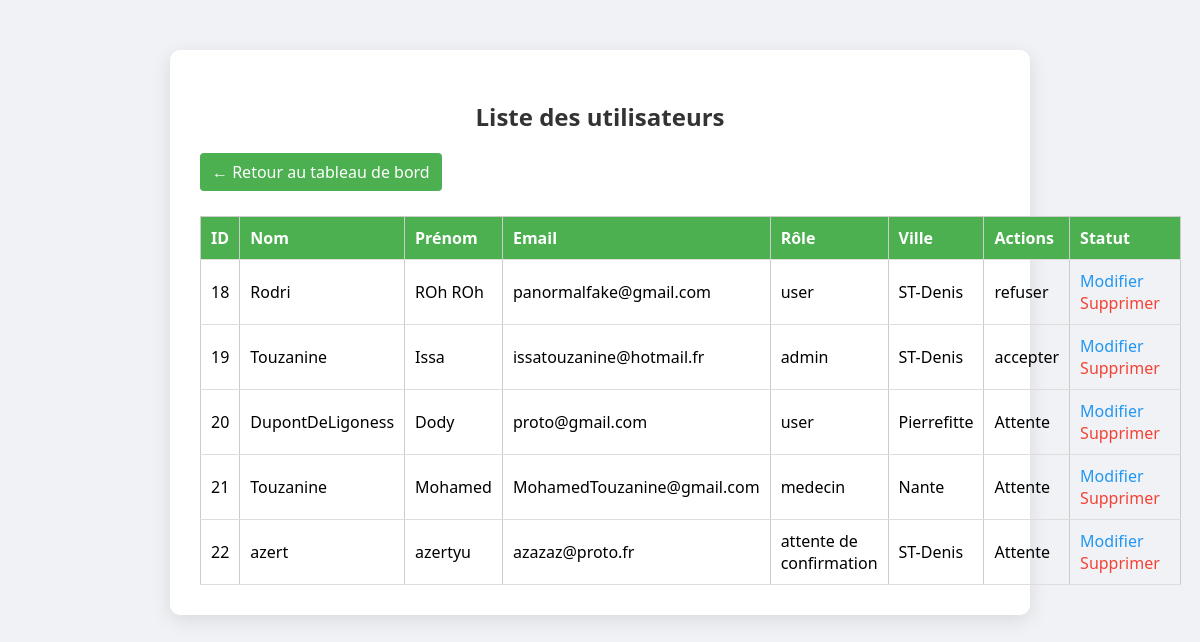
The page /src/vue/ListeUtilisateurs.php (signed in) on the database as committed earlier.
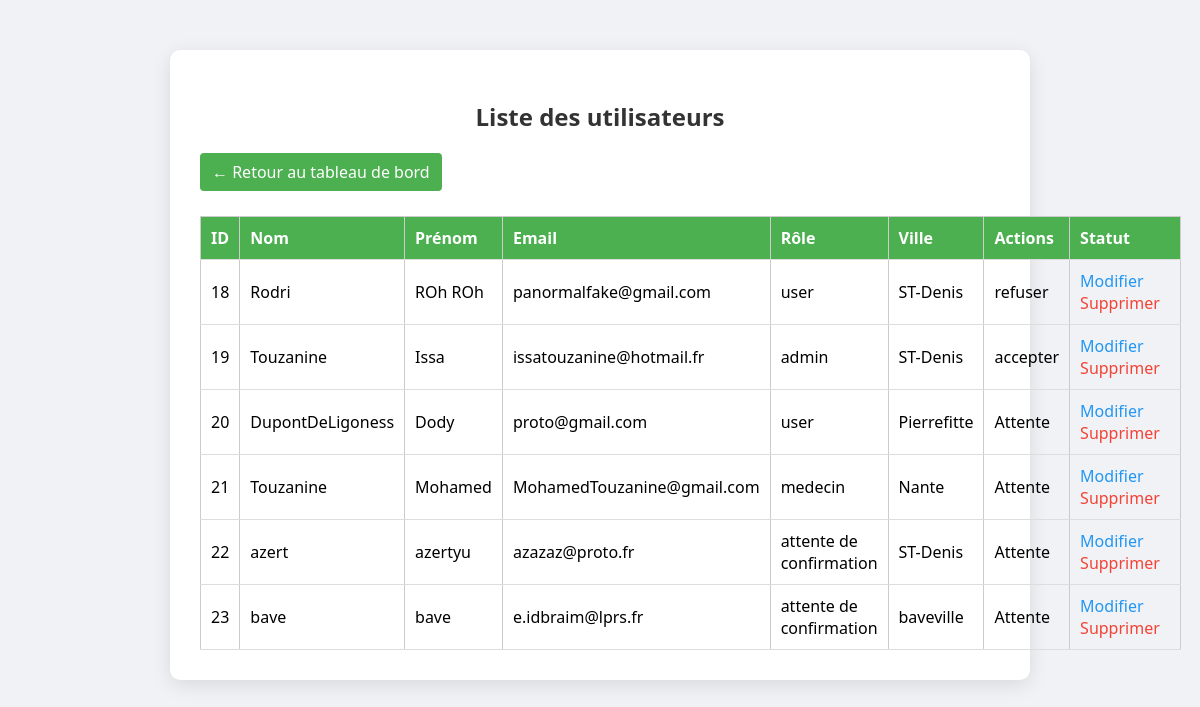
The same page on the database as committed later.
### tables this page shows
CREATE TABLE utilisateur (
  id_utilisateur INT NOT NULL AUTO_INCREMENT,
  nom VARCHAR(50) NOT NULL,
  prenom VARCHAR(50) NOT NULL,
  email VARCHAR(50) NOT NULL,
  rue VARCHAR(50) NOT NULL,
  cd INT NOT NULL,
  ville VARCHAR(50) NOT NULL,
  mdp VARCHAR(255) NOT NULL,
  role ENUM('admin','user','medecin','attente de confirmation') DEFAULT 'attente de confirmation',
  status ENUM('Attente','accepter','refuser') DEFAULT 'Attente',
  reset_token VARCHAR(255) NULL,
  reset_expires DATETIME NULL,
  PRIMARY KEY (id_utilisateur),
  UNIQUE KEY (email)
);

### src/repository/UtilisateurRepository.php (called while the page is built, shortened)
<?php
class UtilisateurRepository
{
    private $bdd;
    public function __construct(\PDO $bdd) {
        $this->bdd = $bdd;
    }
    public function findAll(): array
    {
        try {
            $sql = "SELECT id_utilisateur, nom, prenom, email, role, ville, status
                FROM utilisateur
                ORDER BY id_utilisateur ASC";
            $stmt = $this->bdd->query($sql);
            return $stmt->fetchAll(\PDO::FETCH_ASSOC);
        } catch (PDOException $e) {
            error_log('Erreur findAll utilisateurs : ' . $e->getMessage());
            return [];
        }
    }
}
include __DIR__ . '/../vue/footer.php';
?>

### src/vue/ListeUtilisateurs.php (the view, shortened to what this page needs)
<?php
require_once __DIR__ . '/../repository/UtilisateurRepository.php';
$database = new Bdd();
$bdd = $database->getBdd();
$repo = new UtilisateurRepository($bdd);
$utilisateurs = $repo->findAll();
include __DIR__ . '/header.php';
?>
<h2>Liste des utilisateurs</h2>
<a class="btn-retour" href="../../index.php">&larr; Retour au tableau de bord</a>
<table>
    <thead>
    <tr>
        <th>ID</th>
        <th>Nom</th>
        <th>Prénom</th>
        <th>Email</th>
        <th>Rôle</th>
        <th>Ville</th>
        <th>Actions</th>
        <th>Statut</th>
    </tr>
    </thead>
    <tbody>
    <?php foreach ($utilisateurs as $u): ?>
        <tr>
            <td><?= $u['id_utilisateur'] ?></td>
            <td><?= htmlspecialchars($u['nom']) ?></td>
            <td><?= htmlspecialchars($u['prenom']) ?></td>
            <td><?= htmlspecialchars($u['email']) ?></td>
            <td><?= htmlspecialchars($u['role']) ?></td>
            <td><?= htmlspecialchars($u['ville']) ?></td>
            <td><?= htmlspecialchars($u['status'] ?? '') ?></td>
            <td class="actions">
                <a class="btn-modifier" href="ModifierUtilisateur.php?email=<?= urlencode($u['email']) ?>">Modifier</a>
                <a class="btn-supprimer" href="ListeUtilisateurs.php?delete=<?= $u['id_utilisateur'] ?>" onclick="return confirm('Voulez-vous vraiment supprimer cet utilisateur ?')">Supprimer</a>
            </td>
        </tr>
    <?php endforeach; ?>
    </tbody>
</table>

### src/vue/footer.php (shortened to what this page needs)
</body>
</html>

### src/vue/header.php (shortened to what this page needs)
<!DOCTYPE html>
<html lang="fr">
<head>
</head>
<body>
<div class="container">

### src/vue/header.php (style rules this page uses)
body { font-family: 'Segoe UI', sans-serif; background: #f0f2f5; margin: 0; padding: 0; }
.container { max-width: 800px; margin: 50px auto; padding: 30px; background: white; border-radius: 10px; box-shadow: 0 5px 20px rgba(0,0,0,0.1); }
h2 { text-align: center; color: #333; }
table { width: 100%; border-collapse: collapse; margin-top: 20px; }
th, td { padding: 10px; border: 1px solid #ccc; text-align: left; }
th { background: #f4f4f4; }
a { color: #007bff; text-decoration: none; }
.actions a { margin-right: 10px; }

### src/vue/ListeUtilisateurs.php (style rules this page uses)
.btn-retour { display: inline-block; margin-bottom: 15px; padding: 8px 12px; background-color: #4CAF50; color: white; text-decoration: none; border-radius: 4px; }
.btn-modifier { color: #2196F3; text-decoration: none; margin-right: 8px; }
.btn-supprimer { color: #f44336; text-decoration: none; }
table { width: 100%; border-collapse: collapse; margin-top: 10px; }
th, td { padding: 10px; border-bottom: 1px solid #ddd; text-align: left; }
th { background-color: #4CAF50; color: white; }

Rows that differ between the two databases and show on the page:
added utilisateur: id_utilisateur "23", nom "bave", prenom "bave", email "e.idbraim@lprs.fr", role "attente de confirmation", ville "baveville", status "Attente"
